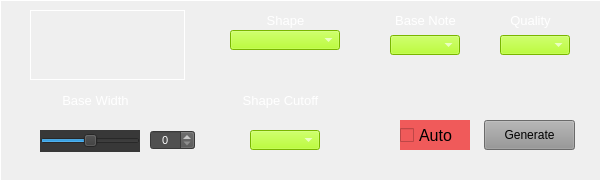
    <widget class="CustomFrame" name="frame_PADsynth_Profile">
     <property name="geometry">
      <rect>
       <x>430</x>
       <y>380</y>
       <width>601</width>
       <height>181</height>
      </rect>
     </property>
     <property name="styleSheet">
      <string notr="true">color: rgb(255, 255, 255);</string>
     </property>
     <property name="frameShape">
      <enum>QFrame::Panel</enum>
     </property>
     <property name="frameShadow">
      <enum>QFrame::Plain</enum>
     </property>
     <property name="midLineWidth">
      <number>1</number>
     </property>
     <widget class="QFrame" name="frame_PADsynth_PlotProfile">
      <property name="geometry">
       <rect>
        <x>30</x>
        <y>10</y>
        <width>155</width>
        <height>70</height>
       </rect>
      </property>
      <property name="frameShape">
       <enum>QFrame::Panel</enum>
      </property>
      <property name="frameShadow">
       <enum>QFrame::Plain</enum>
      </property>
      <property name="midLineWidth">
       <number>1</number>
      </property>
      <widget class="QCustomPlot" name="widget_PadPlotProfile" native="true">
       <property name="geometry">
        <rect>
         <x>5</x>
         <y>5</y>
         <width>140</width>
         <height>60</height>
        </rect>
       </property>
      </widget>
     </widget>
     <widget class="CustomHorizontalSlider" name="horizontalSlider_PADsynth_BaseWidth">
      <property name="geometry">
       <rect>
        <x>40</x>
        <y>130</y>
        <width>100</width>
        <height>22</height>
       </rect>
      </property>
      <property name="focusPolicy">
       <enum>Qt::NoFocus</enum>
      </property>
      <property name="styleSheet">
       <string notr="true">background-color: rgb(56, 56, 56);</string>
      </property>
      <property name="minimum">
       <number>5</number>
      </property>
      <property name="maximum">
       <number>95</number>
      </property>
      <property name="value">
       <number>50</number>
      </property>
      <property name="orientation">
       <enum>Qt::Horizontal</enum>
      </property>
     </widget>
     <widget class="QLabel" name="label_404">
      <property name="geometry">
       <rect>
        <x>50</x>
        <y>90</y>
        <width>91</width>
        <height>20</height>
       </rect>
      </property>
      <property name="font">
       <font>
        <pointsize>10</pointsize>
       </font>
      </property>
      <property name="styleSheet">
       <string notr="true">color: rgb(255, 255, 255);</string>
      </property>
      <property name="text">
       <string>Base Width</string>
      </property>
      <property name="alignment">
       <set>Qt::AlignCenter</set>
      </property>
     </widget>
     <widget class="CustomSpinBox" name="spinBox_PADsynth_BaseWidth">
      <property name="geometry">
       <rect>
        <x>150</x>
        <y>130</y>
        <width>45</width>
        <height>20</height>
       </rect>
      </property>
      <property name="font">
       <font>
        <pointsize>8</pointsize>
       </font>
      </property>
      <property name="focusPolicy">
       <enum>Qt::NoFocus</enum>
      </property>
      <property name="styleSheet">
       <string notr="true">background-color: rgb(80,80,80);
color: rgb(255, 255, 255);</string>
      </property>
      <property name="alignment">
       <set>Qt::AlignCenter</set>
      </property>
      <property name="readOnly">
       <bool>false</bool>
      </property>
      <property name="accelerated">
       <bool>true</bool>
      </property>
      <property name="maximum">
       <number>100</number>
      </property>
      <property name="value">
       <number>0</number>
      </property>
     </widget>
     <widget class="CustomComboBox" name="comboBox_PADsynth_Shape">
      <property name="geometry">
       <rect>
        <x>230</x>
        <y>30</y>
        <width>110</width>
        <height>20</height>
       </rect>
      </property>
      <property name="font">
       <font>
        <pointsize>8</pointsize>
       </font>
      </property>
      <property name="focusPolicy">
       <enum>Qt::NoFocus</enum>
      </property>
      <property name="styleSheet">
       <string notr="true">selection-background-color: rgb(255, 0, 0);
border-color: rgb(0, 0, 0);
background-color: rgb(170, 255, 0);
</string>
      </property>
      <property name="currentText">
       <string/>
      </property>
      <property name="currentIndex">
       <number>-1</number>
      </property>
      <property name="maxVisibleItems">
       <number>4</number>
      </property>
     </widget>
     <widget class="QLabel" name="label_405">
      <property name="geometry">
       <rect>
        <x>250</x>
        <y>10</y>
        <width>71</width>
        <height>20</height>
       </rect>
      </property>
      <property name="font">
       <font>
        <pointsize>10</pointsize>
       </font>
      </property>
      <property name="styleSheet">
       <string notr="true">color: rgb(255, 255, 255);</string>
      </property>
      <property name="text">
       <string>Shape</string>
      </property>
      <property name="alignment">
       <set>Qt::AlignCenter</set>
      </property>
     </widget>
     <widget class="CustomComboBox" name="comboBox_PADsynth_BaseNote">
      <property name="geometry">
       <rect>
        <x>390</x>
        <y>35</y>
        <width>70</width>
        <height>20</height>
       </rect>
      </property>
      <property name="font">
       <font>
        <pointsize>8</pointsize>
       </font>
      </property>
      <property name="focusPolicy">
       <enum>Qt::NoFocus</enum>
      </property>
      <property name="styleSheet">
       <string notr="true">selection-background-color: rgb(255, 0, 0);
border-color: rgb(0, 0, 0);
background-color: rgb(170, 255, 0);
</string>
      </property>
      <property name="currentText">
       <string/>
      </property>
      <property name="currentIndex">
       <number>-1</number>
      </property>
      <property name="maxVisibleItems">
       <number>4</number>
      </property>
     </widget>
     <widget class="QLabel" name="label_412">
      <property name="geometry">
       <rect>
        <x>390</x>
        <y>10</y>
        <width>71</width>
        <height>20</height>
       </rect>
      </property>
      <property name="font">
       <font>
        <pointsize>10</pointsize>
       </font>
      </property>
      <property name="styleSheet">
       <string notr="true">color: rgb(255, 255, 255);</string>
      </property>
      <property name="text">
       <string>Base Note</string>
      </property>
      <property name="alignment">
       <set>Qt::AlignCenter</set>
      </property>
     </widget>
     <widget class="CustomComboBox" name="comboBox_PADsynth_Quality">
      <property name="geometry">
       <rect>
        <x>500</x>
        <y>35</y>
        <width>70</width>
        <height>20</height>
       </rect>
      </property>
      <property name="font">
       <font>
        <pointsize>8</pointsize>
       </font>
      </property>
      <property name="focusPolicy">
       <enum>Qt::NoFocus</enum>
      </property>
      <property name="styleSheet">
       <string notr="true">selection-background-color: rgb(255, 0, 0);
border-color: rgb(0, 0, 0);
background-color: rgb(170, 255, 0);
</string>
      </property>
      <property name="currentText">
       <string/>
      </property>
      <property name="currentIndex">
       <number>-1</number>
      </property>
      <property name="maxVisibleItems">
       <number>4</number>
      </property>
     </widget>
     <widget class="QLabel" name="label_413">
      <property name="geometry">
       <rect>
        <x>490</x>
        <y>10</y>
        <width>81</width>
        <height>20</height>
       </rect>
      </property>
      <property name="font">
       <font>
        <pointsize>10</pointsize>
       </font>
      </property>
      <property name="styleSheet">
       <string notr="true">color: rgb(255, 255, 255);</string>
      </property>
      <property name="text">
       <string>Quality</string>
      </property>
      <property name="alignment">
       <set>Qt::AlignCenter</set>
      </property>
     </widget>
     <widget class="CustomComboBox" name="comboBox_PADsynth_ShapeCutoff">
      <property name="geometry">
       <rect>
        <x>250</x>
        <y>130</y>
        <width>70</width>
        <height>20</height>
       </rect>
      </property>
      <property name="font">
       <font>
        <pointsize>8</pointsize>
       </font>
      </property>
      <property name="focusPolicy">
       <enum>Qt::NoFocus</enum>
      </property>
      <property name="styleSheet">
       <string notr="true">selection-background-color: rgb(255, 0, 0);
border-color: rgb(0, 0, 0);
background-color: rgb(170, 255, 0);
</string>
      </property>
      <property name="currentText">
       <string/>
      </property>
      <property name="currentIndex">
       <number>-1</number>
      </property>
      <property name="maxVisibleItems">
       <number>4</number>
      </property>
     </widget>
     <widget class="QLabel" name="label_414">
      <property name="geometry">
       <rect>
        <x>235</x>
        <y>90</y>
        <width>91</width>
        <height>20</height>
       </rect>
      </property>
      <property name="font">
       <font>
        <pointsize>10</pointsize>
       </font>
      </property>
      <property name="styleSheet">
       <string notr="true">color: rgb(255, 255, 255);</string>
      </property>
      <property name="text">
       <string>Shape Cutoff</string>
      </property>
      <property name="alignment">
       <set>Qt::AlignCenter</set>
      </property>
     </widget>
     <widget class="CustomCheckBox" name="checkBox_PadPADsynth_Auto">
      <property name="geometry">
       <rect>
        <x>400</x>
        <y>120</y>
        <width>70</width>
        <height>30</height>
       </rect>
      </property>
      <property name="font">
       <font>
        <pointsize>12</pointsize>
       </font>
      </property>
      <property name="styleSheet">
       <string notr="true">background-color: rgb(240, 90, 90);
color: rgb(0,0,0);</string>
      </property>
      <property name="text">
       <string>Auto</string>
      </property>
     </widget>
     <widget class="CustomButton" name="pushButton_PADsynth_Generate">
      <property name="geometry">
       <rect>
        <x>484</x>
        <y>120</y>
        <width>91</width>
        <height>30</height>
       </rect>
      </property>
      <property name="styleSheet">
       <string notr="true">background-color: rgb(148, 148, 148);
color: rgb(0, 0, 0);</string>
      </property>
      <property name="text">
       <string>Generate</string>
      </property>
     </widget>
    </widget>
